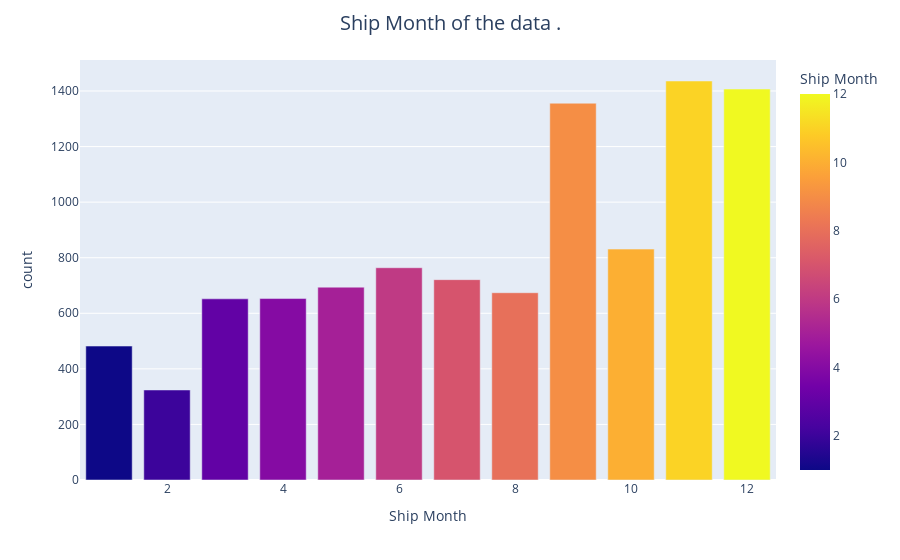

Here is the notebook cell this chart was saved with:
### Code cell
fig=px.bar(df['Ship Month'].value_counts().reset_index(), x='Ship Month', y='count', color='Ship Month',color_discrete_sequence=blue_2)
fig.update_layout(
    title="Ship Month of the data .",
    title_x=0.5,  # Centers the title
    title_font=dict(size=20)  # Changes the font size
)
fig.show()

### Figure 1 — Plotly figure (JSON) as saved in the notebook; plotly's stock layout.template omitted (floating-point values rounded to 4 significant figures)
{"data": [{"alignmentgroup": "True", "hovertemplate": "Ship Month=%{marker.color}<br>count=%{y}<extra></extra>", "legendgroup": "", "marker": {"color": [11, 12, 9, 10, 6, 7, 5, 8, 4, 3, 1, 2], "coloraxis": "coloraxis", "pattern": {"shape": ""}}, "name": "", "offsetgroup": "", "orientation": "v", "showlegend": false, "textposition": "auto", "type": "bar", "x": [11, 12, 9, 10, 6, 7, 5, 8, 4, 3, 1, 2], "xaxis": "x", "y": [1436, 1407, 1356, 831, 764, 721, 694, 674, 653, 652, 482, 324], "yaxis": "y"}], "layout": {"barmode": "relative", "coloraxis": {"colorbar": {"title": {"text": "Ship Month"}}, "colorscale": [[0, "#0d0887"], [0.1111, "#46039f"], [0.2222, "#7201a8"], [0.3333, "#9c179e"], [0.4444, "#bd3786"], [0.5556, "#d8576b"], [0.6667, "#ed7953"], [0.7778, "#fb9f3a"], [0.8889, "#fdca26"], [1, "#f0f921"]]}, "legend": {"tracegroupgap": 0}, "margin": {"t": 60}, "title": {"font": {"size": 20}, "text": "Ship Month of the data .", "x": 0.5}, "xaxis": {"anchor": "y", "domain": [0, 1], "title": {"text": "Ship Month"}}, "yaxis": {"anchor": "x", "domain": [0, 1], "title": {"text": "count"}}}}
